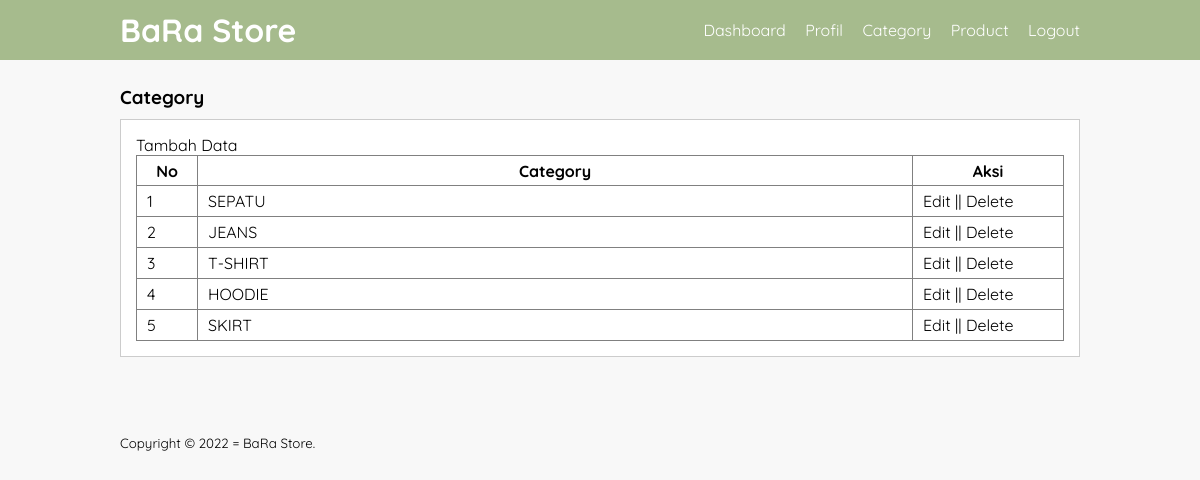
Screenshot of /category.php (signed in) with the database file from the repository.
### tables this page shows
CREATE TABLE `tb_category` (
  `category_id` int(11) NOT NULL,
  `category_name` varchar(25) NOT NULL
);

### category.php (the view, shortened to what this page needs)
<?php
  include 'db.php';
?>
<!DOCTYPE html>
<html lang="en">
<head>
    <link rel="stylesheet" type="text/css" href="Css/style.css">
</head>
<body>
    <header>
        <div class="container">
        <h1><a href="dashboard.php">BaRa Store</a></h1>
        <ul>
            <li><a href="dashboard.php">Dashboard</a></li>
            <li><a href="profil.php">Profil</a></li>
            <li><a href="category.php">Category</a></li>
            <li><a href="data_product.php">Product</a></li>
            <li><a href="logout.php">Logout</a></li>
        </ul>
        </div>
    </header>
    <div class="section">
        <div class="container">
            <h3>Category</h3>
            <div class="box">
                <p><a href="tambah_category.php">Tambah Data</a></p>
            <table border="1" cellspacing="0" class="table">
                    <thead>
                        <tr>
                            <th width="60px">No</th>
                            <th>Category</th>
                            <th width="150px">Aksi</th>
                        </tr>
                    </thead>
                    <tbody>
                        <?php
                        $no = 1;
                        $category = mysqli_query($conn, "SELECT * FROM tb_category ORDER BY category_id DESC");
                        if(mysqli_num_rows($category) > 0){
                        while($row = mysqli_fetch_array($category)){
                        ?>
                        <tr>
                            <td><?php echo $no++ ?></td>
                            <td><?php echo $row ['category_name']?></td>
                            <td>
                                <a href="edit_category.php?id=<?php echo $row ['category_id']?>">Edit</a> || <a href="proses_delete.php?idc=<?php echo $row['category_id']?>" onclick="return confirm('Yakin ingin hapus ?')">Delete</a>
                            </td>
                        </tr>
                        <?php }}else{ ?>
                            <tr>
                                <td colspan="3">Tidak ada data</td>
                            </tr>
                        <?php } ?>
                    </tbody>
                </table>
            </div>
        </div>
    </div>
    <footer>
        <div class="container">
            <small>Copyright &copy; 2022 = BaRa Store.</small>
        </div>
    </footer>
</body>
</html>

### css/style.css (style rules this page uses)
* { padding: 0; margin: 0; font-family: 'Quicksand', sans-serif; }
body { background-color: #f8f8f8; }
a { color: inherit; text-decoration: none; }
header { background-color: #A6BB8D; color: #fff; }
header h1 { float: left; padding: 10px 0; }
header ul { float: right; }
header ul li { display: inline-block; }
header ul li a { padding: 20px 0 20px 15px; display: inline-block; }
footer { padding: 25px 0; }
.container { width: 80%; margin: 0 auto; }
.container:after { content: ''; display: block; clear: both; }
.section { padding: 25px 0; }
.box { background-color: #fff; border: 1px solid #ccc; padding: 15px; box-sizing: border-box; margin: 10px 0 25px 0; }
.box:after { content: ''; display: block; clear: both; }
.table { width: 100%; border-collapse: collapse; }
.table tr { height: 30px; }
.table tr td { padding: 5px 10px; }

### rows the page displays
tb_category: category_name "SEPATU"
tb_category: category_name "JEANS"
tb_category: category_name "T-SHIRT"
tb_category: category_name "HOODIE"
tb_category: category_name "SKIRT"
